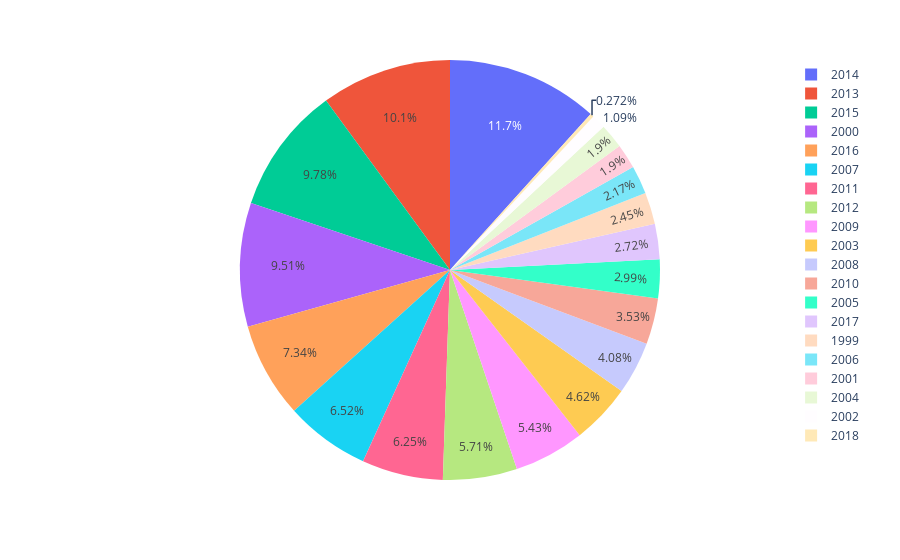

The notebook cell saved with this chart:
### Code cell
px.pie(year_default, values="default", names=year_default.entity_year_established)

### Figure 1 — Plotly figure (JSON) as saved in the notebook; plotly's stock layout.template omitted (floating-point values rounded to 4 significant figures)
{"data": [{"domain": {"x": [0, 1], "y": [0, 1]}, "hovertemplate": "entity_year_established=%{label}<br>default=%{value}<extra></extra>", "labels": [1999, 2000, 2001, 2002, 2003, 2004, 2005, 2006, 2007, 2008, 2009, 2010, 2011, 2012, 2013, 2014, 2015, 2016, 2017, 2018], "legendgroup": "", "name": "", "showlegend": true, "type": "pie", "values": [9, 35, 7, 4, 17, 7, 11, 8, 24, 15, 20, 13, 23, 21, 37, 43, 36, 27, 10, 1]}], "layout": {"legend": {"tracegroupgap": 0}, "margin": {"t": 60}}}
